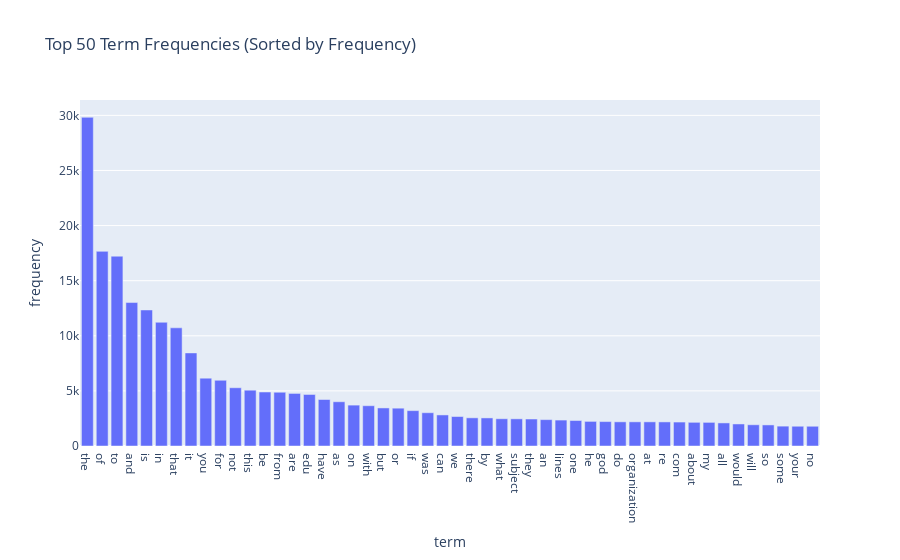

Here is the notebook cell this chart was saved with:
### Markdown cell above
### >>> **Exercise 14 (take home):** 
Additionally, you can attempt to sort the terms on the `x-axis` by frequency instead of in alphabetical order. This way the visualization is more meaninfgul and you will be able to observe the so called [long tail](https://en.wikipedia.org/wiki/Long_tail) (get familiar with this term since it will appear a lot in data mining and other statistics courses). see picture below

![alt txt](https://upload.wikimedia.org/wikipedia/commons/thumb/8/8a/Long_tail.svg/1000px-Long_tail.svg.png)

### Code cell
# Answer here
import pandas as pd
import seaborn as sns
import matplotlib.pyplot as plt
import plotly.express as px

df_plot = pd.DataFrame({
    "term": count_vect.get_feature_names_out(),
    "frequency": term_frequencies
})

df_plot_sorted = df_plot.sort_values(by="frequency", ascending=False).head(50)

fig = px.bar(df_plot_sorted, x="term", y="frequency", 
             title="Top 50 Term Frequencies (Sorted by Frequency)")
fig.show()

### Figure 1 — Plotly figure (JSON) as saved in the notebook; plotly's stock layout.template omitted (floating-point values rounded to 4 significant figures)
{"data": [{"hovertemplate": "term=%{x}<br>frequency=%{y}<extra></extra>", "legendgroup": "", "marker": {"color": "#636efa", "pattern": {"shape": ""}}, "name": "", "orientation": "v", "showlegend": false, "textposition": "auto", "type": "bar", "x": ["the", "of", "to", "and", "is", "in", "that", "it", "you", "for", "not", "this", "be", "from", "are", "edu", "have", "as", "on", "with", "but", "or", "if", "was", "can", "we", "there", "by", "what", "subject", "they", "an", "lines", "one", "he", "god", "do", "organization", "at", "re", "com", "about", "my", "all", "would", "will", "so", "some", "your", "no"], "xaxis": "x", "y": [29825, 17660, 17222, 13017, 12343, 11226, 10723, 8447, 6157, 5962, 5285, 5063, 4898, 4877, 4769, 4675, 4218, 4015, 3709, 3655, 3453, 3432, 3208, 3020, 2818, 2674, 2556, 2548, 2472, 2464, 2448, 2393, 2353, 2312, 2232, 2216, 2193, 2192, 2191, 2186, 2172, 2148, 2143, 2093, 2000, 1925, 1912, 1802, 1793, 1791], "yaxis": "y"}], "layout": {"barmode": "relative", "legend": {"tracegroupgap": 0}, "title": {"text": "Top 50 Term Frequencies (Sorted by Frequency)"}, "xaxis": {"anchor": "y", "domain": [0, 1], "title": {"text": "term"}}, "yaxis": {"anchor": "x", "domain": [0, 1], "title": {"text": "frequency"}}}}
